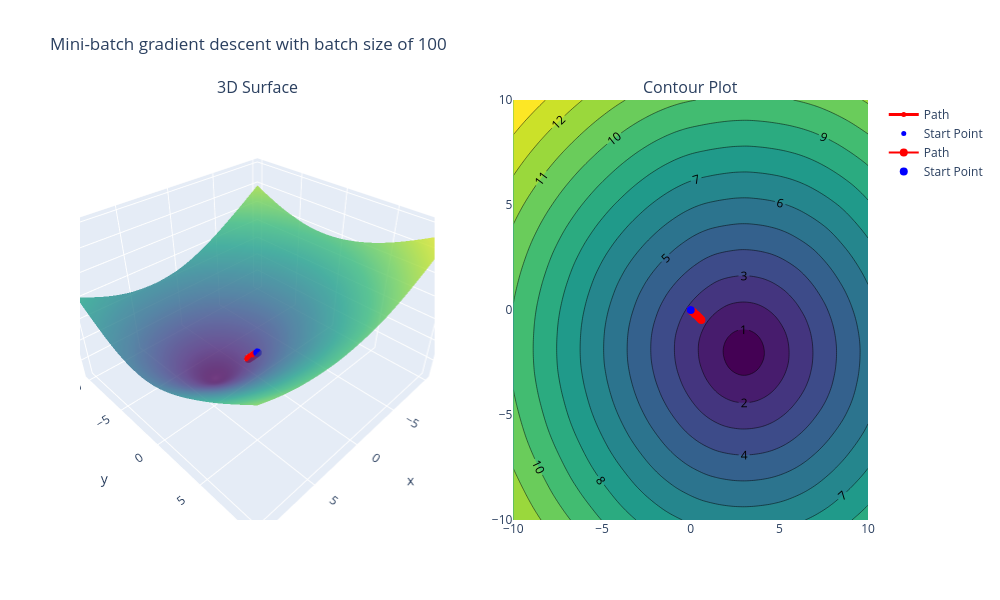

This figure's notebook cell:
### Code cell
# Mini-batch gradient descent with batch size of 100
visualize_gradient_descent(
    title = "Mini-batch gradient descent with batch size of 100",
    X = X,
    y = y,
    initial_theta = [0, 0],
    alpha = 0.1,        # vary this for Part i: try 0.1, 1, 10
    num_updates = 10,  # vary for Part iii
    batch_size = 100,
    convex = True
)

### Figure 1 — Plotly figure (JSON) as saved in the notebook; plotly's stock layout.template omitted (floating-point values rounded to 4 significant figures; data arrays with more than 128 entries replaced by an {"elided": "..."} marker saying what was removed)
{"data": [{"colorscale": [[0, "#440154"], [0.1111, "#482878"], [0.2222, "#3e4989"], [0.3333, "#31688e"], [0.4444, "#26828e"], [0.5556, "#1f9e89"], [0.6667, "#35b779"], [0.7778, "#6ece58"], [0.8889, "#b5de2b"], [1, "#fde725"]], "opacity": 0.8, "scene": "scene", "showscale": false, "type": "surface", "x": {"elided": "100x100 float values"}, "y": {"elided": "100x100 float values"}, "z": {"elided": "100x100 float values"}}, {"line": {"color": "red", "width": 3}, "marker": {"color": "red", "size": 5}, "mode": "lines+markers", "name": "Path", "scene": "scene", "type": "scatter3d", "x": [0.0, 0.06167, 0.127, 0.179, 0.237, 0.3086, 0.3719, 0.4346, 0.4952, 0.546, 0.6031], "y": [0.0, -0.05409, -0.08724, -0.1346, -0.1917, -0.2318, -0.2707, -0.3378, -0.3848, -0.4272, -0.4722], "z": [2.826, 2.763, 2.708, 2.654, 2.592, 2.53, 2.473, 2.404, 2.345, 2.295, 2.239]}, {"marker": {"color": "blue", "size": 5, "symbol": "circle"}, "mode": "markers", "name": "Start Point", "scene": "scene", "type": "scatter3d", "x": [0], "y": [0], "z": [2.826]}, {"colorscale": [[0, "#440154"], [0.1111, "#482878"], [0.2222, "#3e4989"], [0.3333, "#31688e"], [0.4444, "#26828e"], [0.5556, "#1f9e89"], [0.6667, "#35b779"], [0.7778, "#6ece58"], [0.8889, "#b5de2b"], [1, "#fde725"]], "contours": {"showlabels": true}, "line": {"smoothing": 0.85}, "showscale": false, "type": "contour", "x": [-10.0, -9.798, -9.596, -9.394, -9.192, -8.99, -8.788, -8.586, -8.384, -8.182, -7.98, -7.778, -7.576, -7.374, -7.172, -6.97, -6.768, -6.566, -6.364, -6.162, -5.96, -5.758, -5.556, -5.354, -5.152, -4.949, -4.747, -4.545, -4.343, -4.141, -3.939, -3.737, -3.535, -3.333, -3.131, -2.929, -2.727, -2.525, -2.323, -2.121, -1.919, -1.717, -1.515, -1.313, -1.111, -0.9091, -0.7071, -0.5051, -0.303, -0.101, 0.101, 0.303, 0.5051, 0.7071, 0.9091, 1.111, 1.313, 1.515, 1.717, 1.919, 2.121, 2.323, 2.525, 2.727, 2.929, 3.131, 3.333, 3.535, 3.737, 3.939, 4.141, 4.343, 4.545, 4.747, 4.949, 5.152, 5.354, 5.556, 5.758, 5.96, 6.162, 6.364, 6.566, 6.768, 6.97, 7.172, 7.374, 7.576, 7.778, 7.98, 8.182, 8.384, 8.586, 8.788, 8.99, 9.192, 9.394, 9.596, 9.798, 10.0], "xaxis": "x", "y": [-10.0, -9.798, -9.596, -9.394, -9.192, -8.99, -8.788, -8.586, -8.384, -8.182, -7.98, -7.778, -7.576, -7.374, -7.172, -6.97, -6.768, -6.566, -6.364, -6.162, -5.96, -5.758, -5.556, -5.354, -5.152, -4.949, -4.747, -4.545, -4.343, -4.141, -3.939, -3.737, -3.535, -3.333, -3.131, -2.929, -2.727, -2.525, -2.323, -2.121, -1.919, -1.717, -1.515, -1.313, -1.111, -0.9091, -0.7071, -0.5051, -0.303, -0.101, 0.101, 0.303, 0.5051, 0.7071, 0.9091, 1.111, 1.313, 1.515, 1.717, 1.919, 2.121, 2.323, 2.525, 2.727, 2.929, 3.131, 3.333, 3.535, 3.737, 3.939, 4.141, 4.343, 4.545, 4.747, 4.949, 5.152, 5.354, 5.556, 5.758, 5.96, 6.162, 6.364, 6.566, 6.768, 6.97, 7.172, 7.374, 7.576, 7.778, 7.98, 8.182, 8.384, 8.586, 8.788, 8.99, 9.192, 9.394, 9.596, 9.798, 10.0], "yaxis": "y", "z": {"elided": "100x100 float values"}}, {"line": {"color": "red", "width": 2}, "marker": {"color": "red", "size": 8}, "mode": "lines+markers", "name": "Path", "type": "scatter", "x": [0.0, 0.06167, 0.127, 0.179, 0.237, 0.3086, 0.3719, 0.4346, 0.4952, 0.546, 0.6031], "xaxis": "x", "y": [0.0, -0.05409, -0.08724, -0.1346, -0.1917, -0.2318, -0.2707, -0.3378, -0.3848, -0.4272, -0.4722], "yaxis": "y"}, {"marker": {"color": "blue", "size": 8, "symbol": "circle"}, "mode": "markers", "name": "Start Point", "type": "scatter", "x": [0], "xaxis": "x", "y": [0], "yaxis": "y"}], "layout": {"annotations": [{"font": {"size": 16}, "showarrow": false, "text": "3D Surface", "x": 0.225, "xanchor": "center", "xref": "paper", "y": 1, "yanchor": "bottom", "yref": "paper"}, {"font": {"size": 16}, "showarrow": false, "text": "Contour Plot", "x": 0.775, "xanchor": "center", "xref": "paper", "y": 1, "yanchor": "bottom", "yref": "paper"}], "height": 600, "scene": {"domain": {"x": [0, 0.45], "y": [0, 1]}}, "title": {"text": "Mini-batch gradient descent with batch size of 100"}, "width": 1000, "xaxis": {"anchor": "y", "domain": [0.55, 1]}, "yaxis": {"anchor": "x", "domain": [0, 1]}}}
